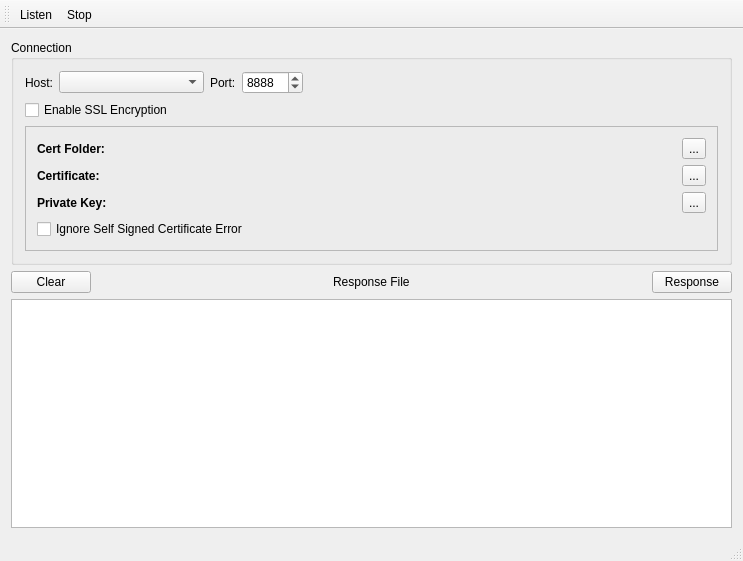
<?xml version="1.0" encoding="UTF-8"?>
<ui version="4.0">
 <class>MultiSpeakerServerClass</class>
 <widget class="QMainWindow" name="MultiSpeakerServerClass">
  <property name="geometry">
   <rect>
    <x>0</x>
    <y>0</y>
    <width>743</width>
    <height>561</height>
   </rect>
  </property>
  <property name="windowTitle">
   <string>MultiSpeakerServer</string>
  </property>
  <widget class="QWidget" name="centralWidget">
   <layout class="QGridLayout" name="gridLayout_2">
    <item row="0" column="0">
     <widget class="QGroupBox" name="groupBox_2">
      <property name="title">
       <string>Connection</string>
      </property>
      <layout class="QVBoxLayout" name="verticalLayout_3">
       <item>
        <layout class="QHBoxLayout" name="horizontalLayout">
         <item>
          <widget class="QLabel" name="label_2">
           <property name="font">
            <font>
             <weight>50</weight>
             <bold>false</bold>
            </font>
           </property>
           <property name="text">
            <string>Host:</string>
           </property>
          </widget>
         </item>
         <item>
          <widget class="QComboBox" name="HostCombo">
           <property name="sizePolicy">
            <sizepolicy hsizetype="MinimumExpanding" vsizetype="Fixed">
             <horstretch>0</horstretch>
             <verstretch>0</verstretch>
            </sizepolicy>
           </property>
           <property name="minimumSize">
            <size>
             <width>115</width>
             <height>0</height>
            </size>
           </property>
           <property name="maximumSize">
            <size>
             <width>145</width>
             <height>16777215</height>
            </size>
           </property>
          </widget>
         </item>
         <item>
          <widget class="QLabel" name="label">
           <property name="font">
            <font>
             <weight>50</weight>
             <bold>false</bold>
            </font>
           </property>
           <property name="text">
            <string>Port:</string>
           </property>
          </widget>
         </item>
         <item>
          <widget class="QSpinBox" name="PortSpin">
           <property name="minimum">
            <number>0</number>
           </property>
           <property name="maximum">
            <number>65535</number>
           </property>
           <property name="value">
            <number>8888</number>
           </property>
          </widget>
         </item>
         <item>
          <spacer name="horizontalSpacer">
           <property name="orientation">
            <enum>Qt::Horizontal</enum>
           </property>
           <property name="sizeHint" stdset="0">
            <size>
             <width>40</width>
             <height>20</height>
            </size>
           </property>
          </spacer>
         </item>
        </layout>
       </item>
       <item>
        <widget class="QCheckBox" name="EnableSslCheck">
         <property name="text">
          <string>Enable SSL Encryption</string>
         </property>
        </widget>
       </item>
       <item>
        <widget class="QFrame" name="SslFrame">
         <property name="frameShape">
          <enum>QFrame::StyledPanel</enum>
         </property>
         <property name="frameShadow">
          <enum>QFrame::Raised</enum>
         </property>
         <layout class="QVBoxLayout" name="verticalLayout_4">
          <item>
           <layout class="QGridLayout" name="gridLayout">
            <item row="0" column="0">
             <widget class="QLabel" name="label_5">
              <property name="font">
               <font>
                <weight>75</weight>
                <bold>true</bold>
               </font>
              </property>
              <property name="text">
               <string>Cert Folder:</string>
              </property>
             </widget>
            </item>
            <item row="0" column="1">
             <widget class="QLabel" name="CertFolderLabel">
              <property name="text">
               <string/>
              </property>
             </widget>
            </item>
            <item row="0" column="2">
             <widget class="QToolButton" name="CertFolderBrowseBtn">
              <property name="text">
               <string>...</string>
              </property>
             </widget>
            </item>
            <item row="1" column="0">
             <widget class="QLabel" name="label_3">
              <property name="font">
               <font>
                <weight>75</weight>
                <bold>true</bold>
               </font>
              </property>
              <property name="text">
               <string>Certificate:</string>
              </property>
             </widget>
            </item>
            <item row="1" column="1">
             <widget class="QLabel" name="CertFileLabel">
              <property name="sizePolicy">
               <sizepolicy hsizetype="Expanding" vsizetype="Preferred">
                <horstretch>0</horstretch>
                <verstretch>0</verstretch>
               </sizepolicy>
              </property>
              <property name="text">
               <string/>
              </property>
             </widget>
            </item>
            <item row="1" column="2">
             <widget class="QToolButton" name="CertFileBrowseBtn">
              <property name="text">
               <string>...</string>
              </property>
             </widget>
            </item>
            <item row="2" column="0">
             <widget class="QLabel" name="label_4">
              <property name="font">
               <font>
                <weight>75</weight>
                <bold>true</bold>
               </font>
              </property>
              <property name="text">
               <string>Private Key:</string>
              </property>
             </widget>
            </item>
            <item row="2" column="1">
             <widget class="QLabel" name="PrivateKeyFileLabel">
              <property name="sizePolicy">
               <sizepolicy hsizetype="Expanding" vsizetype="Preferred">
                <horstretch>0</horstretch>
                <verstretch>0</verstretch>
               </sizepolicy>
              </property>
              <property name="text">
               <string/>
              </property>
             </widget>
            </item>
            <item row="2" column="2">
             <widget class="QToolButton" name="PrivateKeyFileBrowseBtn">
              <property name="text">
               <string>...</string>
              </property>
             </widget>
            </item>
           </layout>
          </item>
          <item>
           <widget class="QCheckBox" name="IgnoreSelfSignedCertCheck">
            <property name="text">
             <string>Ignore Self Signed Certificate Error</string>
            </property>
           </widget>
          </item>
         </layout>
        </widget>
       </item>
      </layout>
     </widget>
    </item>
    <item row="1" column="0">
     <layout class="QHBoxLayout" name="horizontalLayout_2">
      <item>
       <widget class="QPushButton" name="btnClear">
        <property name="text">
         <string>Clear</string>
        </property>
       </widget>
      </item>
      <item>
       <spacer name="horizontalSpacer_3">
        <property name="orientation">
         <enum>Qt::Horizontal</enum>
        </property>
        <property name="sizeHint" stdset="0">
         <size>
          <width>108</width>
          <height>20</height>
         </size>
        </property>
       </spacer>
      </item>
      <item>
       <widget class="QLabel" name="respFileName">
        <property name="text">
         <string>Response File</string>
        </property>
       </widget>
      </item>
      <item>
       <spacer name="horizontalSpacer_2">
        <property name="orientation">
         <enum>Qt::Horizontal</enum>
        </property>
        <property name="sizeHint" stdset="0">
         <size>
          <width>148</width>
          <height>20</height>
         </size>
        </property>
       </spacer>
      </item>
      <item>
       <widget class="QPushButton" name="btnResponse">
        <property name="text">
         <string>Response</string>
        </property>
       </widget>
      </item>
     </layout>
    </item>
    <item row="2" column="0">
     <widget class="QPlainTextEdit" name="plainTextEdit"/>
    </item>
   </layout>
  </widget>
  <widget class="QMenuBar" name="menuBar">
   <property name="geometry">
    <rect>
     <x>0</x>
     <y>0</y>
     <width>743</width>
     <height>24</height>
    </rect>
   </property>
  </widget>
  <widget class="QToolBar" name="mainToolBar">
   <attribute name="toolBarArea">
    <enum>TopToolBarArea</enum>
   </attribute>
   <attribute name="toolBarBreak">
    <bool>false</bool>
   </attribute>
   <addaction name="ListenAct"/>
   <addaction name="StopAct"/>
  </widget>
  <widget class="QStatusBar" name="statusBar"/>
  <action name="ListenAct">
   <property name="text">
    <string>Listen</string>
   </property>
  </action>
  <action name="StopAct">
   <property name="text">
    <string>Stop</string>
   </property>
  </action>
 </widget>
 <layoutdefault spacing="6" margin="11"/>
 <resources/>
 <connections/>
</ui>
